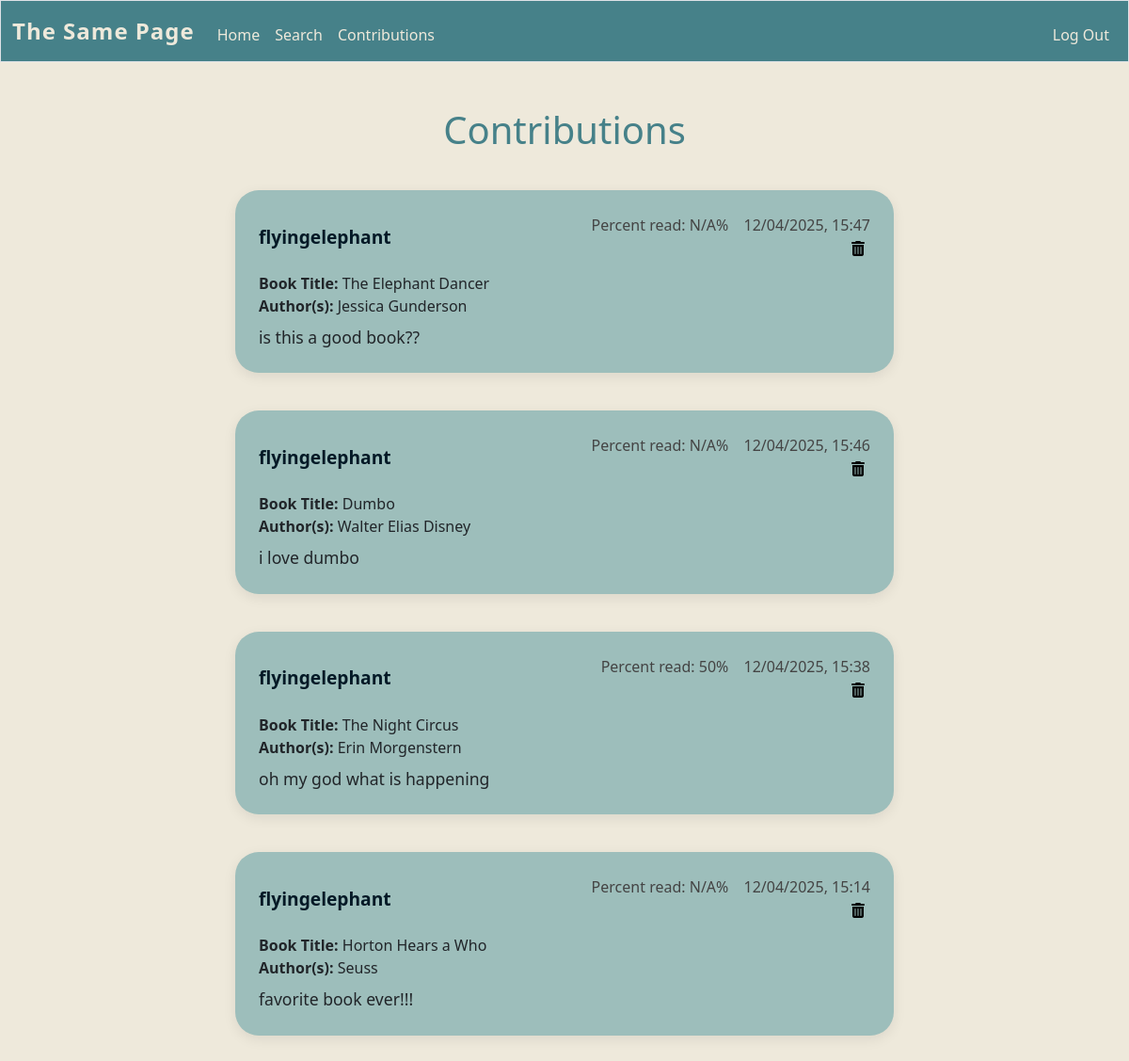
/contributions (signed in), run on the app's committed database.
### tables this page shows
CREATE TABLE users (id INTEGER PRIMARY KEY AUTOINCREMENT NOT NULL, username TEXT NOT NULL, hash TEXT NOT NULL);

CREATE TABLE forums (user_id INTEGER, comment TEXT NOT NULL, parent_id INTEGER, time DATETIME, forum_id INTEGER, percentage TEXT, comment_id INTEGER PRIMARY KEY AUTOINCREMENT NOT NULL, FOREIGN KEY (forum_id) REFERENCES chapters(forum_id));

CREATE TABLE chapters (title TEXT NOT NULL, author TEXT NOT NULL, forum_id INTEGER PRIMARY KEY AUTOINCREMENT NOT NULL, thumbnail TEXT, pageCount INTEGER);

### app.py (the view)
@app.route('/contributions', methods=['GET'])
def contributions():
    user_id = session["user_id"]
    username = executeSQL("SELECT username FROM users WHERE id = ?", (user_id,), False)[0][0]
    user_comments = executeSQL("SELECT * FROM forums WHERE user_id = ? ORDER BY time DESC", (session["user_id"],), False)
    print("user_comments: ", user_comments)
    comments_info = []
    for comment in user_comments:
        book_id = comment[4]
        book_info = executeSQL("SELECT * FROM chapters WHERE forum_id = ?", (book_id,), False)
        if book_info:
            title = book_info[0][0]
            author = book_info[0][1]
        else:
            title = None
            author = None
        comments_info.append({"username":username, "comment":comment[1], "date":comment[3], "percent":comment[5] ,"title":title, "author":author})
    return render_template("contributions.html", comments_info = comments_info)

### app.py (called while the page is built)
def executeSQL(command, args, needCommit):
    connection = sqlite3.connect('info.db')
    db = connection.cursor()
    db.execute(command, args)
    val = db.fetchall()
    if needCommit:
        connection.commit()
    connection.close()
    return val

@app.after_request
def after_request(response):
    response.headers["Cache-Control"] = "no-cache, no-store, must-revalidate"
    response.headers["Expires"] = 0
    response.headers["Pragma"] = "no-cache"
    return response

### templates/contributions.html (shortened to what this page needs)
{% extends "layout.html" %}
{% block main %}
    <h1>Contributions</h1>
    {% for comment in comments_info %}
    <div class = comment-box>
        <div class = comment-header>
            <div class="comment-username">
                {{comment['username']}}
            </div>
            <div class="comment-right">
                <span class="comment-percent">Percent read: {{comment['percent']}}%</span>
                <span class="comment-date">{{comment['date']}}</span>
                <form action="/delete" method="post">
                    <button class = "trash-can"> <i class="fa-solid fa-trash-can"></i> </button>
                </form>
            </div>
        </div>
        <div class = "comment-book">
            <div>
                <b>Book Title:</b> {{comment['title']}}
            </div>
            <div>
                <b>Author(s):</b> {{comment['author']}}
            </div>
        </div>
        <div class = "comment-text">
            {{comment['comment']}}
        </div>
    </div>
    {% endfor %}
{% endblock %}

### templates/layout.html (shortened to what this page needs)
<!DOCTYPE html>
<html lang="en">
    <head>
        <link href="https://cdn.jsdelivr.net/npm/bootstrap@5.3.8/dist/css/bootstrap.min.css" rel="stylesheet">
        <link href="/static/styles.css" rel="stylesheet">
        <link rel="stylesheet" href="https://cdnjs.cloudflare.com/ajax/libs/font-awesome/6.5.1/css/all.min.css">
    </head>
    <body>
        <nav class="border navbar navbar-expand-md navbar-light">
            <div class="container-fluid">
                <a class="navbar-brand" href="/"><span>The Same Page</span></a>
                <div class="collapse navbar-collapse" id="navbar">
                    {% if session["user_id"] %}
                        <ul class="navbar-nav me-auto mt-2">
                            <li class="nav-item"><a class="nav-link" href="/">Home</a></li>
                            <li class="nav-item"><a class="nav-link" href="/search">Search</a></li>
                            <li class="nav-item"><a class="nav-link" href="/contributions">Contributions</a></li>
                        </ul>
                        <ul class="navbar-nav ms-auto mt-2">
                            <li class="nav-item"><a class="nav-link" href="/logout">Log Out</a></li>
                        </ul>
                    {% else %}
                        <ul class="navbar-nav ms-auto mt-2">
                            <li class="nav-item"><a class="nav-link" href="/register">Register</a></li>
                            <li class="nav-item"><a class="nav-link" href="/login">Log In</a></li>
                        </ul>
                    {% endif %}
                </div>
            </div>
        </nav>
        <main class="container-fluid py-5 text-center">
            {% block main %}{% endblock %}
        </main>
    </body>
</html>

### static/styles.css (style rules this page uses)
:root { --dark: #031926; --dark-teal: #468189; --medium-teal: #77ACA2; --light-teal: #9DBEBB; --lightest-teal: #c0d8d6; --cream: #F4E9CD; --light-cream: #eee9db; --dark-cream: #e3dac3; --spacing-unit: 16px; }
nav.navbar { background-color: var(--dark-teal); border-bottom: 3px solid var(--dark); padding-top: 0.5rem; padding-bottom: 0.5rem; border-color: var(--dark); }
.navbar-brand span { color: var(--light-cream); background-color: var(--dark-teal); font-weight: 600; font-size: 1.5rem; letter-spacing: 1px; }
.navbar-nav .nav-link { color: var(--light-cream); font-weight: 500; padding-left: 1rem; padding-right: 1rem; transition: color 0.3s ease, background-color 0.3s ease; }
.navbar-collapse { background-color: var(--dark-teal); }
h1 { color: var(--dark-teal); }
body { background-color: var(--light-cream); }
.comment-box { background: var(--light-teal); padding: 25px; border-radius: 25px; box-shadow: 0 4px 14px rgba(0,0,0,0.08); margin: 40px auto; max-width: 700px; }
.comment-header { display: flex; justify-content: space-between; align-items: center; margin-bottom: 12px; font-weight: 600; }
.comment-right { text-align: right; white-space: nowrap; font-weight: 400; color: #444; }
.comment-percent, .comment-date { display: inline-block; margin-left: 12px; }
.comment-text { text-align: left; font-size: 1.1rem; margin-top: 8px; }
.comment-username { font-size: 1.2rem; font-weight: 700; color: var(--dark); }
.comment-book { text-align: left; }
.trash-can { background: transparent; border: none; }

### data on the page
users: username "flyingelephant" "flyingelephant" "flyingelephant" "flyingelephant"
forums: percent "N/A", date "12/04/2025, 15:47", comment "is this a good book??"
chapters: title "The Elephant Dancer", author "Jessica Gunderson"
forums: percent "N/A", date "12/04/2025, 15:46", comment "i love dumbo"
chapters: title "Dumbo", author "Walter Elias Disney"
forums: percent "50", date "12/04/2025, 15:38", comment "oh my god what is happening"
chapters: title "The Night Circus", author "Erin Morgenstern"
forums: percent "N/A", date "12/04/2025, 15:14", comment "favorite book ever!!!"
chapters: title "Horton Hears a Who", author "Seuss"
